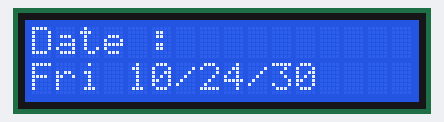
This sketch was run on a simulated Arduino Mega 2560, built with avr-gcc and run on an emulated ATmega2560. On the bench: 16×2 character LCD. The local clock reads 2024-03-15 10:24:30 at power-on unless the sketch sets it; what the sketch prints to the serial monitor is not drawn.

Above: at 0.2 s.
At 4.2 s:
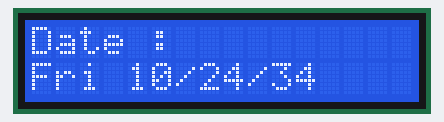
At 9.3 s:
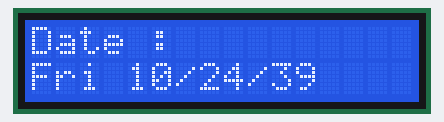
At 19.3 s:
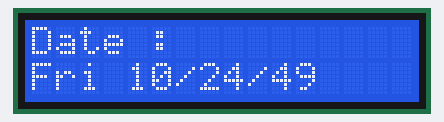
At 28.4 s:
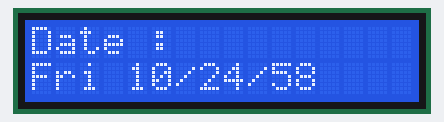
At 38.5 s:
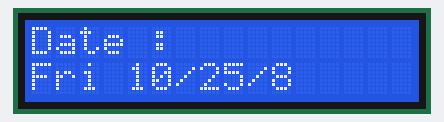

Measured:
- what the display in image 0 shows lasts 1.0 s, from 0.1 s to 1.1 s

The sketch:

ds1307-clock-module+led-screen.ino
```cpp
/* Code written by Adrien Louvrier
 *
 * Objective : display the date and time on the serial monitor and on a lcd screen
 * Card used : Arduino Mega 2560
 *
 * Electronic Circuit :
 * input :
 * - RTC clock module (SCL pin -> pin 21, SDA pin -> pin 20, VCC pin -> pin 5V, grd pin -> grd pin)
 *
 * output :
 * - lcd screen (rs pin -> pin 32, en pin -> pin 30, d4 pin -> pin 28, d5 pin -> pin 26, d6 pin -> pin 24, d7 pin -> pin 22, Vcc pin -> 5V pin, grd pin -> grd pin)
*/

// Date and time functions using a DS1307 RTC connected via I2C and Wire lib
#include "RTClib.h"
#include <LiquidCrystal.h>

const int rs = 32, en = 30, d4 = 28, d5 = 26, d6 = 24, d7 = 22;
LiquidCrystal lcd(rs, en, d4, d5, d6, d7);

RTC_DS1307 rtc;

char daysOfTheWeek[7][12] = {"Sun", "Mon", "Tue", "Wed", "Thu", "Fri", "Sat"};

void setup () {
  Serial.begin(9600);

#ifndef ESP8266
  while (!Serial); // wait for serial port to connect. Needed for native USB
#endif

  if (! rtc.begin()) {
    Serial.println("Couldn't find RTC");
    Serial.flush();
    abort();
  }

  if (! rtc.isrunning()) {
    Serial.println("RTC is NOT running, let's set the time!");
    // When time needs to be set on a new device, or after a power loss, the
    // following line sets the RTC to the date & time this sketch was compiled
    // rtc.adjust(DateTime(F(__DATE__), F(__TIME__)));
    // This line sets the RTC with an explicit date & time, for example to set
    // February 01, 2021 at 15h38m00 you would call:
    // rtc.adjust(DateTime(2021, 2, 3, 16, 38, 0));
  }

  // When time needs to be re-set on a previously configured device, the
  // following line sets the RTC to the date & time this sketch was compiled
  // rtc.adjust(DateTime(F(__DATE__), F(__TIME__)));
  // This line sets the RTC with an explicit date & time, for example to set
  // February 01, 2021 at 15h38m00 you would call:
  // rtc.adjust(DateTime(2021, 2, 3, 16, 38, 0));

  lcd.begin(16,2);
  lcd.display();
  delay(50);
}

void loop () {
    DateTime now = rtc.now();

    Serial.print(now.year(), DEC);
    Serial.print('/');
    Serial.print(now.month(), DEC);
    Serial.print('/');
    Serial.print(now.day(), DEC);
    Serial.print(" (");
    Serial.print(daysOfTheWeek[now.dayOfTheWeek()]);
    Serial.print(") ");
    Serial.print(now.hour(), DEC);
    Serial.print(':');
    Serial.print(now.minute(), DEC);
    Serial.print(':');
    Serial.print(now.second(), DEC);
    Serial.println();

    lcd.clear();
    lcd.setCursor(0,0);
    lcd.print("Date : ");
    lcd.setCursor(0,1);
    lcd.print(daysOfTheWeek[now.dayOfTheWeek()]);
    lcd.print(" ");
    lcd.print(now.hour());
    lcd.print("/");
    lcd.print(now.minute());
    lcd.print("/");
    lcd.print(now.second());

    delay(1000);
}
```
